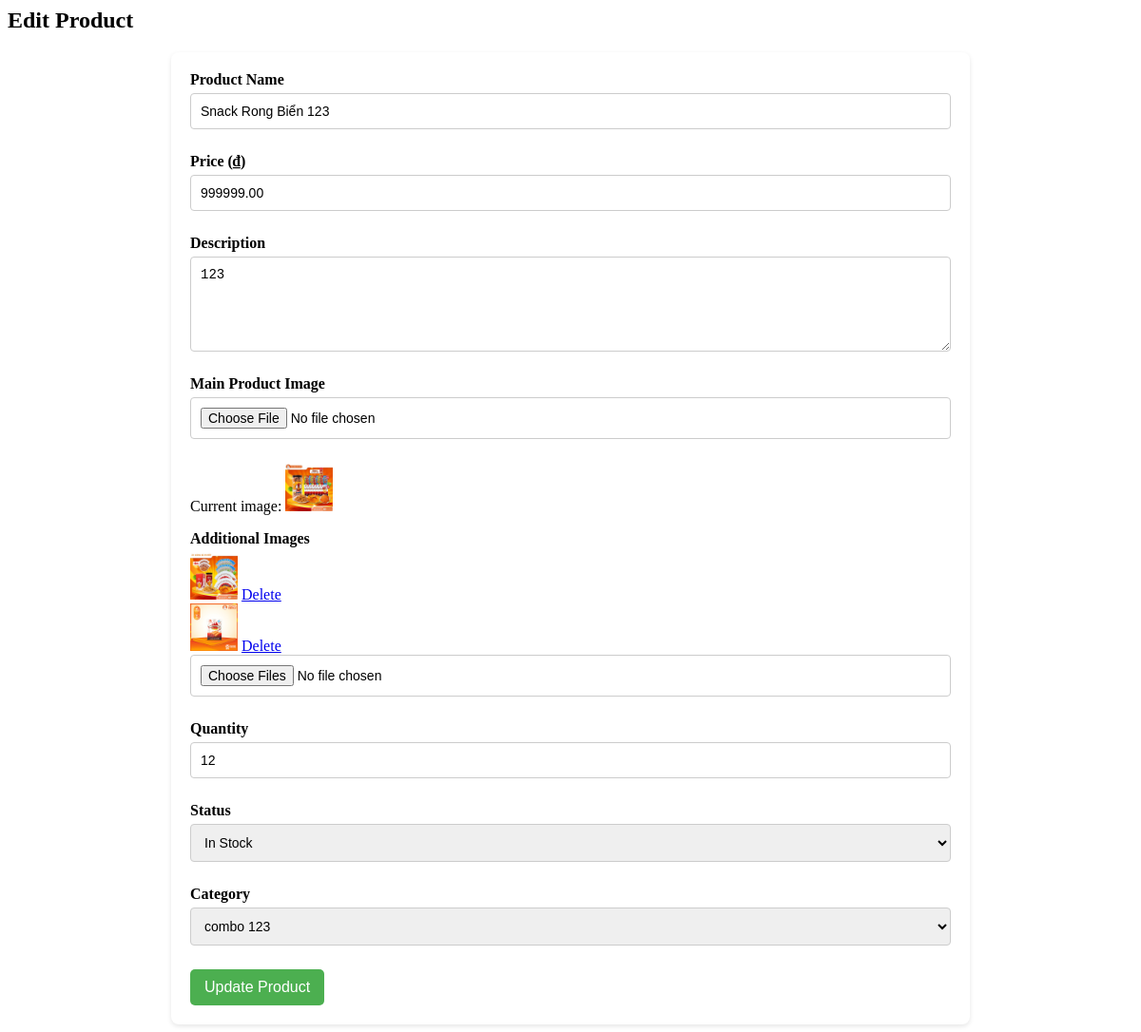
Page /admin/tabs/edit_product.php?id=31 on the committed database.
### tables this page shows
CREATE TABLE `product` (
  `id` int NOT NULL,
  `name` varchar(255) NOT NULL,
  `price` decimal(10,2) NOT NULL,
  `description` text,
  `image` varchar(255) DEFAULT NULL,
  `status` tinyint(1) DEFAULT '1',
  `created_at` timestamp NOT NULL DEFAULT CURRENT_TIMESTAMP,
  `quantity` int DEFAULT '0',
  `view_count` int DEFAULT '0',
  `purchase_count` int DEFAULT '0',
  `category_id` int DEFAULT NULL
);

CREATE TABLE `product_images` (
  `id` int NOT NULL,
  `product_id` int NOT NULL,
  `image_url` varchar(255) NOT NULL
);

### admin/tabs/edit_product.php (the view, shortened to what this page needs)
<?php
include_once "../../includes/db_connect.php";
if (isset($_GET['id'])) {
    $product_id = $_GET['id'];
    $sql = "SELECT * FROM product WHERE id = ?";
    $stmt = $conn->prepare($sql);
    $stmt->bind_param("i", $product_id);
    $stmt->execute();
    $result = $stmt->get_result();
    $product = $result->fetch_assoc();
    $sql_images = "SELECT * FROM product_images WHERE product_id = ?";
    $stmt_images = $conn->prepare($sql_images);
    $stmt_images->bind_param("i", $product_id);
    $stmt_images->execute();
    $result_images = $stmt_images->get_result();
    $additional_images = $result_images->fetch_all(MYSQLI_ASSOC);
}
?>
<h2>Edit Product</h2>
<link rel="stylesheet" href="../../admin/assets/product.css">
<form action="edit_product.php?id=<?php echo $product['id']; ?>" method="POST" enctype="multipart/form-data">
    <div class="form-group">
        <label for="product_name">Product Name</label>
        <input type="text" name="product_name" id="product_name" value="<?php echo htmlspecialchars($product['name']); ?>" required>
    </div>
    <div class="form-group">
        <label for="product_price">Price (₫)</label>
        <input type="number" name="product_price" id="product_price" value="<?php echo htmlspecialchars($product['price']); ?>" required min="0" step="0.01">
    </div>
    <div class="form-group">
        <label for="product_description">Description</label>
        <textarea name="product_description" id="product_description" required><?php echo htmlspecialchars($product['description']); ?></textarea>
    </div>
    <div class="form-group">
        <label for="product_image">Main Product Image</label>
        <input type="file" name="product_image" id="product_image" accept="image/*">
        <p>Current image: <img src="../../public/images/item/<?php echo htmlspecialchars($product['image']); ?>" width="50"></p>
    </div>
    <div class="form-group" id="additional-images">
        <label for="product_images">Additional Images</label>
        <?php foreach ($additional_images as $img): ?>
            <div>
                <img src="../../public/images/item/<?php echo htmlspecialchars($img['image_url']); ?>" width="50">
                <a href="../../admin/tabs/delete_image.php?id=<?php echo $img['id']; ?>&product_id=<?php echo $product_id; ?>" onclick="return confirm('Are you sure?')">Delete</a>
            </div>
        <?php endforeach; ?>
        <input type="file" name="product_images[]" accept="image/*" multiple>
    </div>
    <div class="form-group">
        <label for="product_quantity">Quantity</label>
        <input type="number" name="product_quantity" id="product_quantity" value="<?php echo htmlspecialchars($product['quantity']); ?>" required min="0">
    </div>
    <div class="form-group">
        <label for="product_status">Status</label>
        <select name="product_status" id="product_status" required>
            <option value="1" <?php echo $product['status'] == 1 ? 'selected' : ''; ?>>In Stock</option>
        </select>
    </div>
    <div class="form-group">
        <label for="product_category">Category</label>
        <select name="product_category" id="product_category" required>
            <?php
            $sql_categories = "SELECT * FROM category";
            $result_categories = $conn->query($sql_categories);
            while ($category = $result_categories->fetch_assoc()) {
                $selected = $category['id'] == $product['category_id'] ? 'selected' : '';
                echo "<option value='" . $category['id'] . "' $selected>" . htmlspecialchars($category['name']) . "</option>";
            }
            ?>
        </select>
    </div>
    <button type="submit" class="btn">Update Product</button>
</form>

### admin/assets/product.css (style rules this page uses)
form { max-width: 800px; margin: 20px auto; padding: 20px; background-color: #fff; border-radius: 8px; box-shadow: 0 2px 5px rgba(0, 0, 0, 0.1); }
.form-group { margin-bottom: 15px; }
label { display: block; font-weight: bold; margin-bottom: 5px; }
input[type="text"], input[type="number"], textarea, select, input[type="file"] { width: 100%; padding: 10px; border: 1px solid #ccc; border-radius: 4px; font-size: 14px; margin-bottom: 10px; }
textarea { height: 100px; resize: vertical; }
button[type="submit"], .btn { background-color: #4caf50; color: white; border: none; padding: 10px 15px; border-radius: 5px; cursor: pointer; font-size: 16px; }

### rows in the picture
product: product_name "Snack Rong Biển 123", product_price "999999.00", product_description "123", image (picture), product_quantity "12", product_status "In Stock"
product_images: image_url (picture)
product_images: image_url (picture)

### other values in the picture
form field product_category "combo 123"
